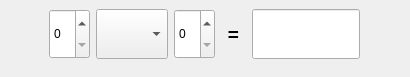
<?xml version="1.0" encoding="UTF-8"?>
<ui version="4.0">
 <class>SimpleCalcWidget</class>
 <widget class="QWidget" name="SimpleCalcWidget">
  <property name="geometry">
   <rect>
    <x>0</x>
    <y>0</y>
    <width>410</width>
    <height>77</height>
   </rect>
  </property>
  <property name="minimumSize">
   <size>
    <width>400</width>
    <height>50</height>
   </size>
  </property>
  <property name="windowTitle">
   <string>Form</string>
  </property>
  <property name="autoFillBackground">
   <bool>false</bool>
  </property>
  <widget class="QWidget" name="">
   <property name="geometry">
    <rect>
     <x>9</x>
     <y>9</y>
     <width>391</width>
     <height>51</height>
    </rect>
   </property>
   <layout class="QHBoxLayout" name="calcLayoutW">
    <item>
     <spacer name="horizontalSpacer_2">
      <property name="orientation">
       <enum>Qt::Horizontal</enum>
      </property>
      <property name="sizeHint" stdset="0">
       <size>
        <width>40</width>
        <height>20</height>
       </size>
      </property>
     </spacer>
    </item>
    <item>
     <widget class="QSpinBox" name="spinBox">
      <property name="enabled">
       <bool>true</bool>
      </property>
      <property name="sizePolicy">
       <sizepolicy hsizetype="Expanding" vsizetype="Fixed">
        <horstretch>0</horstretch>
        <verstretch>0</verstretch>
       </sizepolicy>
      </property>
      <property name="minimumSize">
       <size>
        <width>0</width>
        <height>0</height>
       </size>
      </property>
      <property name="maximumSize">
       <size>
        <width>60</width>
        <height>50</height>
       </size>
      </property>
     </widget>
    </item>
    <item>
     <widget class="QComboBox" name="comboBox">
      <property name="sizePolicy">
       <sizepolicy hsizetype="Expanding" vsizetype="Fixed">
        <horstretch>0</horstretch>
        <verstretch>0</verstretch>
       </sizepolicy>
      </property>
      <property name="maximumSize">
       <size>
        <width>100</width>
        <height>50</height>
       </size>
      </property>
     </widget>
    </item>
    <item>
     <widget class="QSpinBox" name="spinBox_2">
      <property name="sizePolicy">
       <sizepolicy hsizetype="Expanding" vsizetype="Fixed">
        <horstretch>0</horstretch>
        <verstretch>0</verstretch>
       </sizepolicy>
      </property>
      <property name="maximumSize">
       <size>
        <width>60</width>
        <height>50</height>
       </size>
      </property>
     </widget>
    </item>
    <item>
     <widget class="QLabel" name="label">
      <property name="sizePolicy">
       <sizepolicy hsizetype="Expanding" vsizetype="Expanding">
        <horstretch>0</horstretch>
        <verstretch>0</verstretch>
       </sizepolicy>
      </property>
      <property name="maximumSize">
       <size>
        <width>50</width>
        <height>16777215</height>
       </size>
      </property>
      <property name="font">
       <font>
        <family>Tahoma</family>
        <pointsize>14</pointsize>
        <weight>75</weight>
        <bold>true</bold>
       </font>
      </property>
      <property name="text">
       <string>=</string>
      </property>
      <property name="alignment">
       <set>Qt::AlignCenter</set>
      </property>
     </widget>
    </item>
    <item>
     <widget class="QLineEdit" name="lineEdit">
      <property name="enabled">
       <bool>true</bool>
      </property>
      <property name="sizePolicy">
       <sizepolicy hsizetype="Expanding" vsizetype="Preferred">
        <horstretch>0</horstretch>
        <verstretch>0</verstretch>
       </sizepolicy>
      </property>
      <property name="maximumSize">
       <size>
        <width>200</width>
        <height>50</height>
       </size>
      </property>
      <property name="mouseTracking">
       <bool>false</bool>
      </property>
      <property name="frame">
       <bool>true</bool>
      </property>
      <property name="readOnly">
       <bool>true</bool>
      </property>
     </widget>
    </item>
    <item>
     <spacer name="horizontalSpacer">
      <property name="orientation">
       <enum>Qt::Horizontal</enum>
      </property>
      <property name="sizeHint" stdset="0">
       <size>
        <width>40</width>
        <height>20</height>
       </size>
      </property>
     </spacer>
    </item>
   </layout>
  </widget>
 </widget>
 <resources/>
 <connections/>
</ui>
